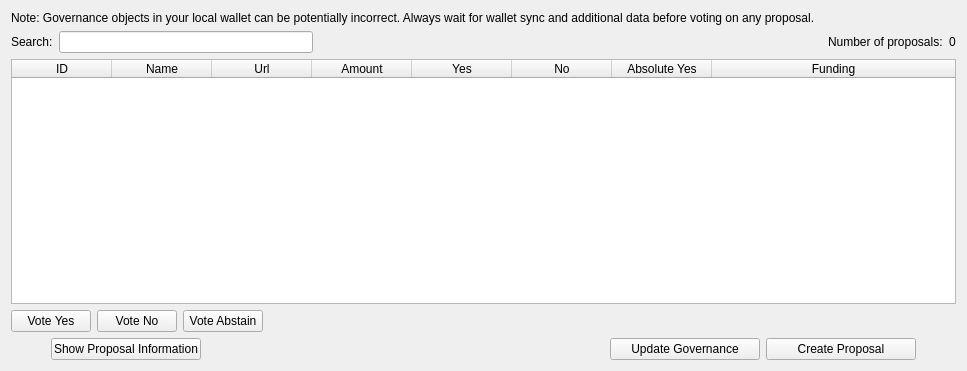
<?xml version="1.0" encoding="UTF-8"?>
<ui version="4.0">
 <class>GovernanceList</class>
 <widget class="QWidget" name="GovernanceList">
  <property name="geometry">
   <rect>
    <x>0</x>
    <y>0</y>
    <width>967</width>
    <height>371</height>
   </rect>
  </property>
  <property name="windowTitle">
   <string>Form</string>
  </property>
  <layout class="QVBoxLayout" name="verticalLayout">
   <item>
    <layout class="QHBoxLayout" name="horizontalLayout_note">
     <property name="bottomMargin">
      <number>0</number>
     </property>
     <item>
      <widget class="QLabel" name="updateNote">
       <property name="text">
        <string>&lt;html&gt;&lt;head/&gt;&lt;body&gt;&lt;p&gt;Note: Governance objects in your local wallet can be potentially incorrect. Always wait for wallet sync and additional data before voting on any proposal. &lt;/p&gt;&lt;/body&gt;&lt;/html&gt;</string>
       </property>
      </widget>
     </item>
    </layout>
   </item>
   <item>
    <layout class="QHBoxLayout" name="horizontalLayout_3">
     <item>
      <widget class="QLabel" name="label">
       <property name="text">
        <string>Search:</string>
       </property>
      </widget>
     </item>
     <item>
      <widget class="QLineEdit" name="filterLineEdit"/>
     </item>
     <item>
      <spacer name="horizontalSpacer">
       <property name="orientation">
        <enum>Qt::Horizontal</enum>
       </property>
       <property name="sizeHint" stdset="0">
        <size>
         <width>40</width>
         <height>20</height>
        </size>
       </property>
      </spacer>
     </item>
     <item>
      <spacer name="horizontalSpacer_3">
       <property name="orientation">
        <enum>Qt::Horizontal</enum>
       </property>
       <property name="sizeHint" stdset="0">
        <size>
         <width>40</width>
         <height>20</height>
        </size>
       </property>
      </spacer>
     </item>
     <item>
      <widget class="QLabel" name="countGobjectText">
       <property name="text">
        <string>Number of proposals:</string>
       </property>
      </widget>
     </item>
     <item>
      <widget class="QLabel" name="countGobjectLabel">
       <property name="text">
        <string>0</string>
       </property>
      </widget>
     </item>
    </layout>
   </item>
   <item>
    <widget class="QTableWidget" name="tableWidgetGobjects">
     <property name="minimumSize">
      <size>
       <width>695</width>
       <height>0</height>
      </size>
     </property>
     <property name="editTriggers">
      <set>QAbstractItemView::NoEditTriggers</set>
     </property>
     <property name="alternatingRowColors">
      <bool>true</bool>
     </property>
     <property name="selectionMode">
      <enum>QAbstractItemView::SingleSelection</enum>
     </property>
     <property name="selectionBehavior">
      <enum>QAbstractItemView::SelectRows</enum>
     </property>
     <property name="sortingEnabled">
      <bool>true</bool>
     </property>
     <attribute name="horizontalHeaderStretchLastSection">
      <bool>true</bool>
     </attribute>
     <column>
      <property name="text">
       <string>ID</string>
      </property>
     </column>
     <column>
      <property name="text">
       <string>Name</string>
      </property>
     </column>
     <column>
      <property name="text">
       <string>Url</string>
      </property>
     </column>
     <column>
      <property name="text">
       <string>Amount</string>
      </property>
     </column>
     <column>
      <property name="text">
       <string>Yes</string>
      </property>
     </column>
     <column>
      <property name="text">
       <string>No</string>
      </property>
     </column>
     <column>
      <property name="text">
       <string>Absolute Yes</string>
      </property>
     </column>
     <column>
      <property name="text">
       <string>Funding</string>
      </property>
     </column>
    </widget>
   </item>
   <item>
    <layout class="QHBoxLayout" name="horizontalLayout">
     <item>
      <widget class="QPushButton" name="voteYesButton">
       <property name="text">
        <string>Vote Yes</string>
       </property>
      </widget>
     </item>
     <item>
      <widget class="QPushButton" name="voteNoButton">
       <property name="text">
        <string>Vote No</string>
       </property>
      </widget>
     </item>
     <item>
      <widget class="QPushButton" name="voteAbstainButton">
       <property name="text">
        <string>Vote Abstain</string>
       </property>
      </widget>
     </item>
     <item>
      <spacer name="horizontalSpacer_4">
       <property name="orientation">
        <enum>Qt::Horizontal</enum>
       </property>
       <property name="sizeHint" stdset="0">
        <size>
         <width>40</width>
         <height>20</height>
        </size>
       </property>
      </spacer>
     </item>
    </layout>
   </item>
   <item>
    <layout class="QHBoxLayout" name="horizontalLayout_2">
     <item>
      <spacer name="horizontalSpacer_5">
       <property name="orientation">
        <enum>Qt::Horizontal</enum>
       </property>
       <property name="sizeType">
        <enum>QSizePolicy::Fixed</enum>
       </property>
       <property name="sizeHint" stdset="0">
        <size>
         <width>40</width>
         <height>20</height>
        </size>
       </property>
      </spacer>
     </item>
     <item alignment="Qt::AlignLeft">
      <widget class="QPushButton" name="GovernanceButton">
       <property name="minimumSize">
        <size>
         <width>100</width>
         <height>0</height>
        </size>
       </property>
       <property name="maximumSize">
        <size>
         <width>150</width>
         <height>16777215</height>
        </size>
       </property>
       <property name="text">
        <string>Show Proposal Information</string>
       </property>
      </widget>
     </item>
     <item>
      <widget class="QPushButton" name="UpdateButton">
       <property name="minimumSize">
        <size>
         <width>100</width>
         <height>0</height>
        </size>
       </property>
       <property name="maximumSize">
        <size>
         <width>150</width>
         <height>16777215</height>
        </size>
       </property>
       <property name="text">
        <string>Update Governance</string>
       </property>
      </widget>
     </item>
     <item>
      <widget class="QPushButton" name="createButton">
       <property name="minimumSize">
        <size>
         <width>100</width>
         <height>0</height>
        </size>
       </property>
       <property name="maximumSize">
        <size>
         <width>150</width>
         <height>16777215</height>
        </size>
       </property>
       <property name="text">
        <string>Create Proposal</string>
       </property>
      </widget>
     </item>
     <item>
      <spacer name="horizontalSpacer_2">
       <property name="orientation">
        <enum>Qt::Horizontal</enum>
       </property>
       <property name="sizeType">
        <enum>QSizePolicy::Fixed</enum>
       </property>
       <property name="sizeHint" stdset="0">
        <size>
         <width>40</width>
         <height>20</height>
        </size>
       </property>
      </spacer>
     </item>
    </layout>
   </item>
  </layout>
 </widget>
 <resources/>
 <connections/>
</ui>
